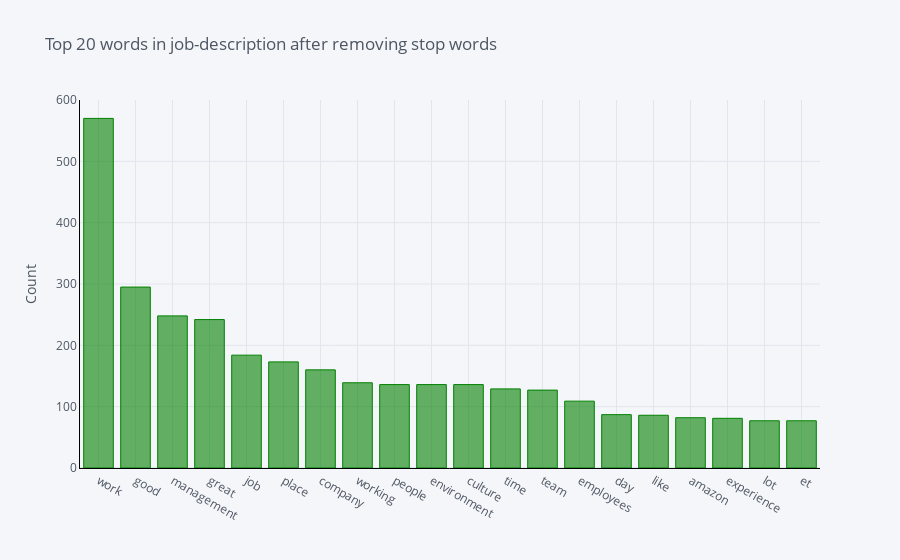

This figure's notebook cell:
### Code cell
# top 20 words in description after removing stop keyword
def get_top_n_words(corpus, n=None):
    vec = CountVectorizer(stop_words = 'english').fit(corpus)
    bag_of_words = vec.transform(corpus)
    sum_words = bag_of_words.sum(axis=0) 
    words_freq = [(word, sum_words[0, idx]) for word, idx in vec.vocabulary_.items()]
    words_freq =sorted(words_freq, key = lambda x: x[1], reverse=True)
    return words_freq[:n]
common_words = get_top_n_words(df['description'], 20)
# for word, freq in common_words:
#     print(word, freq)
df2 = pd.DataFrame(common_words, columns = ['description' , 'count'])
df2.groupby('description').sum()['count'].sort_values(ascending=False).iplot(
    kind='bar', yTitle='Count', linecolor='black',color='Green', title='Top 20 words in job-description after removing stop words')

### Figure 1 — Plotly figure (JSON) as saved in the notebook; plotly's stock layout.template omitted (floating-point values rounded to 4 significant figures)
{"data": [{"marker": {"color": "rgba(0, 128, 0, 0.6)", "line": {"color": "rgba(0, 128, 0, 1.0)", "width": 1}}, "name": "count", "orientation": "v", "text": "", "type": "bar", "x": ["work", "good", "management", "great", "job", "place", "company", "working", "people", "environment", "culture", "time", "team", "employees", "day", "like", "amazon", "experience", "lot", "et"], "y": [570, 295, 248, 242, 184, 173, 160, 139, 136, 136, 136, 129, 127, 109, 87, 86, 82, 81, 77, 77]}], "layout": {"legend": {"bgcolor": "#F5F6F9", "font": {"color": "#4D5663"}}, "paper_bgcolor": "#F5F6F9", "plot_bgcolor": "#F5F6F9", "title": {"font": {"color": "#4D5663"}, "text": "Top 20 words in job-description after removing stop words"}, "xaxis": {"gridcolor": "#E1E5ED", "linecolor": "black", "showgrid": true, "tickfont": {"color": "#4D5663"}, "title": {"font": {"color": "#4D5663"}, "text": ""}, "zerolinecolor": "#E1E5ED"}, "yaxis": {"gridcolor": "#E1E5ED", "linecolor": "black", "showgrid": true, "tickfont": {"color": "#4D5663"}, "title": {"font": {"color": "#4D5663"}, "text": "Count"}, "zerolinecolor": "#E1E5ED"}}}
